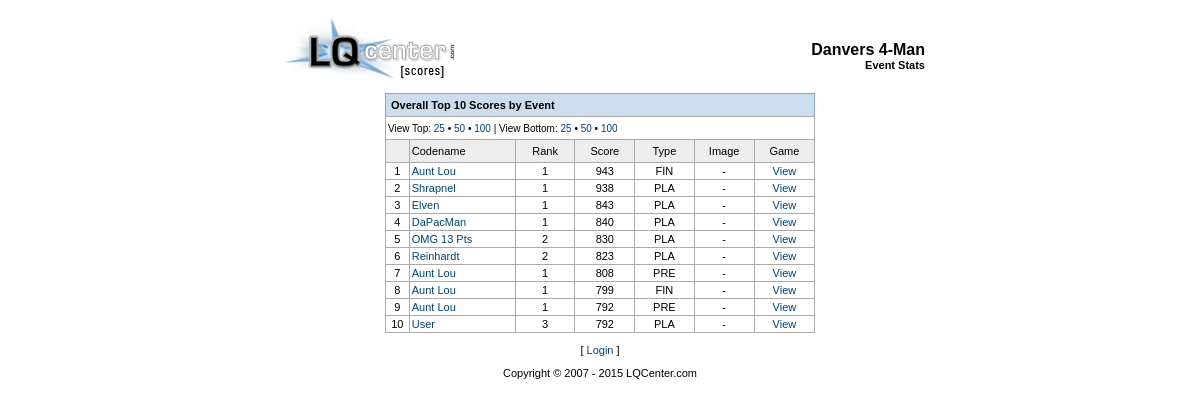
Screenshot of /stats_event.php?eventId=2 with the database file from the repository.
### tables this page shows
CREATE TABLE IF NOT EXISTS `web_events` (
  `id` mediumint(4) NOT NULL AUTO_INCREMENT,
  `stamp` int(10) NOT NULL DEFAULT '0',
  `event_year` smallint(4) NOT NULL,
  `center` smallint(3) NOT NULL DEFAULT '0',
  `title` varchar(50) NOT NULL DEFAULT '',
  `prelim_stamp` int(10) NOT NULL,
  `prelim_sched` enum('auto','manual') NOT NULL DEFAULT 'auto',
  `prelim_gen` enum('0','1') NOT NULL DEFAULT '0',
  `prelim_sets` tinyint(2) NOT NULL DEFAULT '0',
  `prelim_format` enum('dq','tq','none') NOT NULL DEFAULT 'tq',
  `prelim_rankby` enum('score','points') NOT NULL DEFAULT 'score',
  `prelim_drops` enum('0','1') NOT NULL DEFAULT '0',
  `playoff_sets` tinyint(2) NOT NULL DEFAULT '0',
  `playoff_format` enum('dq','tq','none') NOT NULL DEFAULT 'tq',
  `playoff_advance1` tinyint(2) NOT NULL DEFAULT '0',
  `playoff_advance2` tinyint(2) NOT NULL DEFAULT '0',
  `console_sets` tinyint(2) NOT NULL DEFAULT '0',
  `console_format` enum('dq','tq','none') NOT NULL DEFAULT 'tq',
  `playoff_rankby` enum('score','points') NOT NULL DEFAULT 'score',
  `console_advance` tinyint(2) NOT NULL DEFAULT '0',
  `console_advrank` varchar(4) NOT NULL DEFAULT '',
  `final_sets` tinyint(2) NOT NULL DEFAULT '0',
  `final_format` enum('dq','tq','none') NOT NULL DEFAULT 'tq',
  `final_advance` tinyint(2) NOT NULL DEFAULT '0',
  `final_advrank` varchar(4) NOT NULL DEFAULT '',
  `ranks_pre` enum('0','1') NOT NULL DEFAULT '0',
  `ranks_pla` enum('0','1') NOT NULL DEFAULT '0',
  `ranks_con` enum('0','1') NOT NULL DEFAULT '0',
  `ranks_fin` enum('0','1') NOT NULL DEFAULT '0',
  PRIMARY KEY (`id`)
);

CREATE TABLE IF NOT EXISTS `web_scores` (
  `score_id` int(6) NOT NULL AUTO_INCREMENT,
  `score_event` mediumint(3) NOT NULL DEFAULT '0',
  `score_player` smallint(3) NOT NULL DEFAULT '0',
  `score_team` mediumint(4) NOT NULL DEFAULT '0',
  `score_game` mediumint(4) NOT NULL DEFAULT '0',
  `score_game_type` enum('pre','pla','con','fin') NOT NULL DEFAULT 'pre',
  `score_scanned_image` varchar(40) NOT NULL,
  `score_beams` mediumint(4) NOT NULL DEFAULT '0',
  `score_ratio` tinyint(2) NOT NULL DEFAULT '0',
  `score_rank` tinyint(2) NOT NULL DEFAULT '0',
  `score_twr_rank` tinyint(2) NOT NULL DEFAULT '0',
  `score_color` varchar(5) NOT NULL DEFAULT 'mixed',
  `score_score` mediumint(4) NOT NULL DEFAULT '0',
  `score_deduc` mediumint(5) NOT NULL DEFAULT '0',
  `score_gft` tinyint(3) NOT NULL DEFAULT '0',
  `score_gbk` tinyint(3) NOT NULL DEFAULT '0',
  `score_glr` tinyint(3) NOT NULL DEFAULT '0',
  `score_gsh` tinyint(3) NOT NULL DEFAULT '0',
  `score_lft` tinyint(3) NOT NULL DEFAULT '0',
  `score_lbk` tinyint(3) NOT NULL DEFAULT '0',
  `score_llr` tinyint(3) NOT NULL DEFAULT '0',
  `score_lsh` tinyint(3) NOT NULL DEFAULT '0',
  PRIMARY KEY (`score_id`)
);

CREATE TABLE IF NOT EXISTS `web_players` (
  `player_id` mediumint(5) NOT NULL AUTO_INCREMENT,
  `player_center` smallint(3) NOT NULL DEFAULT '0',
  `player_codename` varchar(15) NOT NULL DEFAULT '',
  `player_fname` varchar(25) NOT NULL DEFAULT '',
  `player_lname` varchar(25) NOT NULL DEFAULT '',
  `player_teams` mediumtext NOT NULL,
  PRIMARY KEY (`player_id`)
);

### stats_event.php (the view, shortened to what this page needs)
<?php
  require("functions.php");
  if($_GET["eventId"] != "")
    {
	$fetch_event = mysql_query("SELECT * FROM `web_events` WHERE `id` = '$eventId' LIMIT 1");
	while($eventRow = mysql_fetch_assoc($fetch_event))
	    {
		print_header("$eventRow[title]","Event Stats");
		if($limit != "" && is_numeric($limit))
		    {
			$fetch_limit = $limit;
		     }
		else
		    {
			$fetch_limit = 10;
		     }
		if($sort == "asc")
		    {
			$fetch_sort = "ASC";
			$title_sort = "Bottom";
		     }
		elseif($sort == "desc")
		    {
			$fetch_sort = "DESC";
			$title_sort = "Top";
		     }
		else
		    {
			$fetch_sort = "DESC";
			$title_sort = "Top";
		     }
		print("<table width=\"430\" cellspacing=\"1\" cellpadding=\"2\" class=\"table_bl_top\" align=\"center\">\n");
		print("  <tr>\n");
		print("   <td colspan=\"16\"><b>Overall $title_sort $fetch_limit Scores by Event</b></td>\n");
		print(" </tr>\n");
		print("</table>\n\n");
		print("<table width=\"430\" cellspacing=\"1\" cellpadding=\"2\" bgcolor=\"#aaaaaa\" align=\"center\">\n");
		print("  <tr bgcolor=\"#ffffff\">\n");
		print("   <td colspan=\"16\" height=\"22\" class=\"small\">View Top: <a href=\"./stats_event.php?eventId=$eventId&sort=desc&limit=25\">25</a> &bull; <a href=\"./stats_event.php?eventId=$eventId&sort=desc&limit=50\">50</a> &bull; <a href=\"./stats_event.php?eventId=$eventId&sort=desc&limit=100\">100</a> | View Bottom: <a href=\"./stats_event.php?eventId=$eventId&sort=asc&limit=25\">25</a> &bull; <a href=\"./stats_event.php?eventId=$eventId&sort=asc&limit=50\">50</a> &bull; <a href=\"./stats_event.php?eventId=$eventId&sort=asc&limit=100\">100</a></td>\n");
		print(" </tr>\n");
		print("  <tr bgcolor=\"#ededed\" height=\"22\">\n");
		print("   <td width=\"20\">&nbsp;</td>\n");
		print("   <td width=\"110\">Codename</td>\n");
		print("   <td width=\"60\" align=\"center\">Rank</td>\n");
		print("   <td width=\"60\" align=\"center\">Score</td>\n");
		print("   <td width=\"60\" align=\"center\">Type</td>\n");
		print("   <td width=\"60\" align=\"center\">Image</td>\n");
		print("   <td width=\"60\" align=\"center\">Game</td>\n");
		print(" </tr>\n");
		$high_i = 1;
		$fetch_scores = mysql_query("SELECT * FROM `web_scores` WHERE score_event='$eventId' ORDER BY `score_score` $fetch_sort LIMIT 0, $fetch_limit");
		while($fetch_high_row = mysql_fetch_assoc($fetch_scores))
		    {
		  	$player_codename = return_codename($fetch_high_row[score_player]);
			$high_game_type = strtoupper($fetch_high_row[score_game_type]);
			print("  <tr bgcolor=\"#ffffff\">\n");
			print("   <td align=\"center\">$high_i</td>\n");
			print("   <td><a href=\"./stats_player.php?playerId=$fetch_high_row[score_player]\">$player_codename</a></td>\n");
			print("   <td align=\"center\">$fetch_high_row[score_rank]</td>\n");
			print("   <td align=\"center\">$fetch_high_row[score_score]</td>\n");
			print("   <td align=\"center\">$high_game_type</td>\n");
			if($fetch_high_row[score_scanned_image] != "")
			    {
				print("   <td align=\"center\"><a href=\"./scanned/$fetch_high_row[score_scanned_image]\" target=\"_blank\">View</a></td>\n");
			     }
			else
			    {
				print("   <td align=\"center\">-</td>\n");
			     }
			print("   <td align=\"center\"><a href=\"./schedule.php?getEvent=$eventId&getGame=$fetch_high_row[score_game]&getType=$fetch_high_row[score_game_type]\">View</a></td>\n");
			print(" </tr>\n");
			$high_i++;
		     }
		print("</table>\n");
		print_footer();
	     }
     }
?>

### functions.php (shortened to what this page needs)
<?
  function return_codename($player_id)
    {
	$fetch_player = mysql_result(mysql_query("SELECT player_codename AS var FROM `web_players` WHERE player_id='$player_id'"),0);
	return $fetch_player;
     }
  function print_header($title,$subtitle)
    {
	print("<!DOCTYPE HTML PUBLIC \"-//W3C//DTD HTML 4.01 Transitional//EN\">\n");
	print("<html>\n");
	print("<head>\n");
	print("<link rel=\"stylesheet\" type=\"text/css\" href=\"./styles.css\">\n");
	print("</head>\n\n");
	print("<body>\n\n");
	if($title == "0")
	    {
		print("<table width=\"650\" height=\"85\" cellspacing=\"0\" cellpadding=\"0\" align=\"center\">\n");
		print("  <tr>\n");
		print("   <td><a href=\"./index.php\"><img border=\"0\" src=\"./images/logo.gif\" width=\"183\" height=\"73\" alt=\"LQCenter.com\"></a></td>\n");
		print(" </tr>\n");
		print("</table>\n");
	     }
	else
	    {
		if(strlen($title) < 3)
		    {
			$display_title = mysql_result(mysql_query("SELECT title FROM `web_events` WHERE id='$title'"),0);
		     }
		else
		    {
			$display_title = $title;
		     }
		print("<table width=\"650\" height=\"85\" cellspacing=\"0\" cellpadding=\"0\" align=\"center\">\n");
		print("  <tr>\n");
		print("   <td rowspan=\"2\"><a href=\"./index.php\"><img border=\"0\" src=\"./images/logo.gif\" width=\"183\" height=\"73\" alt=\"LQCenter.com\"></a></td>\n");
		print("   <td align=\"right\" class=\"large\" valign=\"bottom\"><b>$display_title</b></td>\n");
		print(" </tr>\n");
		print("  <tr>\n");
		print("   <td align=\"right\" valign=\"top\"><b>$subtitle</b></td>\n");
		print(" </tr>\n");
		print("</table>\n");
	     }
     }
  function print_footer()
    {
	if(isset($_COOKIE[lqc_scores_session]))
	    {
		print("<p align=\"center\">[ <a href=\"./login.php?do=logout\">Logout</a> ]</p>\n");
	     }
	else
	    {
		print("<p align=\"center\">[ <a href=\"./login.php\">Login</a> ]</p>\n");
	     }
	$end_year = date("Y");
	print("<p align=\"center\">Copyright &copy; 2007 - $end_year LQCenter.com</p>\n\n");
	print("</body>\n");
	print("</html>");
     }
?>

### styles.css (style rules this page uses)
body { background-color: #ffffff; scrollbar-face-color:#e2e2e2; scrollbar-highlight-color:#e2e2e2; scrollbar-3dlight-color:#e1e1e1; scrollbar-darkshadow-color:#f4f4f4; scrollbar-shadow-color:#465162; scrollbar-arrow-color:#666666; scrollbar-track-color:#f1f1f1; }
body,td { font-family: Arial; font-size: 11px; color: #000000; }
a { border: 0px; }
a:link { color: #004276; text-decoration: none; }
table { border: 0px; empty-cells: show; }
.small { font-size: 10px; }
.large { font-size: 16px; }
.table_bl_top { padding: 2; border: 1px solid #84a8cb; border-bottom: 0px; background-color: #cddded; }

### rows the page displays
web_events: title "Danvers 4-Man", title_sort "Top", fetch_limit "10"
web_scores: score_player.player_codename "Aunt Lou", score_rank "1", score_score "943", score_game_type "FIN"
web_scores: score_player.player_codename "Shrapnel", score_rank "1", score_score "938", score_game_type "PLA"
web_scores: score_player.player_codename "Elven", score_rank "1", score_score "843", score_game_type "PLA"
web_scores: score_player.player_codename "DaPacMan", score_rank "1", score_score "840", score_game_type "PLA"
web_scores: score_player.player_codename "OMG 13 Pts", score_rank "2", score_score "830", score_game_type "PLA"
web_scores: score_player.player_codename "Reinhardt", score_rank "2", score_score "823", score_game_type "PLA"
web_scores: score_player.player_codename "Aunt Lou", score_rank "1", score_score "808", score_game_type "PRE"
web_scores: score_player.player_codename "Aunt Lou", score_rank "1", score_score "799", score_game_type "FIN"
web_scores: score_player.player_codename "Aunt Lou", score_rank "1", score_score "792", score_game_type "PRE"
web_scores: score_player.player_codename "User", score_rank "3", score_score "792", score_game_type "PLA"
